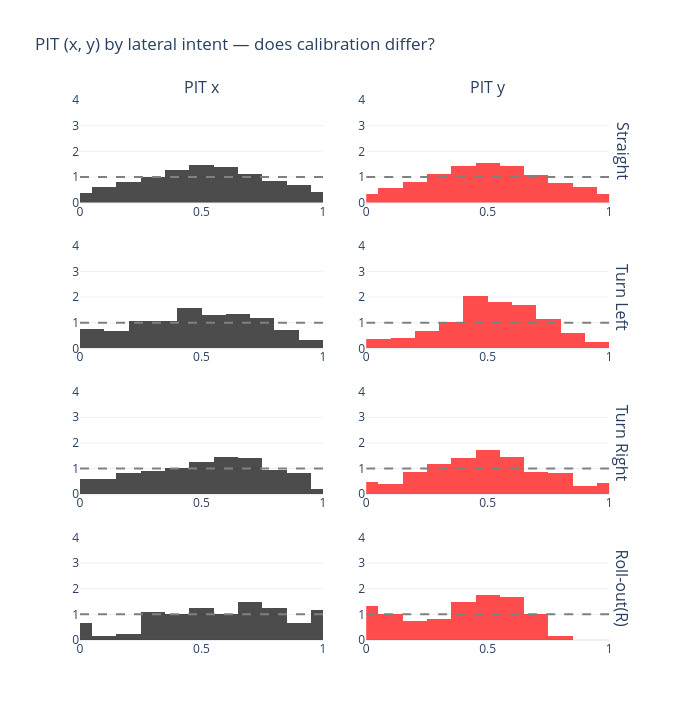

Notebook code for this chart:
### Markdown cell above
## PIT by intent category

The key question: does calibration differ by intent?
Level/Straight should be tighter. Turning should be wider.

### Code cell
from collections import Counter

# Group by main vertical/lateral category
v_phase = intent_labels // 5
l_phase = intent_labels % 5

# Lateral grouping (most interesting for xy calibration)
lat_names = {0: "Straight", 1: "Turn Left", 2: "Turn Right", 3: "Roll-out(L)", 4: "Roll-out(R)"}
lat_groups = {}
for lp in range(5):
    mask = l_phase == lp
    if mask.sum() >= 10:
        lat_groups[lat_names[lp]] = mask

fig = make_subplots(rows=len(lat_groups), cols=2, horizontal_spacing=0.08, vertical_spacing=0.08,
                    row_titles=list(lat_groups.keys()),
                    column_titles=["PIT x", "PIT y"])

for ri, (name, mask) in enumerate(lat_groups.items()):
    for d in range(2):
        u = pits[mask, :, d].ravel()
        fig.add_trace(go.Histogram(
            x=u, nbinsx=15, histnorm="probability density",
            marker=dict(color=axis_colors[d]), opacity=0.7, showlegend=False,
        ), row=ri+1, col=d+1)
        fig.add_trace(go.Scatter(
            x=[0,1], y=[1,1], mode="lines",
            line=dict(dash="dash", color="gray"), showlegend=False,
        ), row=ri+1, col=d+1)
        fig.update_xaxes(range=[0,1], row=ri+1, col=d+1)
        fig.update_yaxes(range=[0,4], row=ri+1, col=d+1)

fig.update_layout(height=180*len(lat_groups), width=700, template="plotly_white",
                  title="PIT (x, y) by lateral intent — does calibration differ?")
fig.show()

### Figure 1 — Plotly figure (JSON) as saved in the notebook; plotly's stock layout.template omitted (floating-point values rounded to 4 significant figures; data arrays with more than 128 entries replaced by an {"elided": "..."} marker saying what was removed)
{"data": [{"histnorm": "probability density", "marker": {"color": "black"}, "nbinsx": 15, "opacity": 0.7, "showlegend": false, "type": "histogram", "x": {"elided": "22032 float values"}, "xaxis": "x", "yaxis": "y"}, {"line": {"color": "gray", "dash": "dash"}, "mode": "lines", "showlegend": false, "type": "scatter", "x": [0, 1], "xaxis": "x", "y": [1, 1], "yaxis": "y"}, {"histnorm": "probability density", "marker": {"color": "red"}, "nbinsx": 15, "opacity": 0.7, "showlegend": false, "type": "histogram", "x": {"elided": "22032 float values"}, "xaxis": "x2", "yaxis": "y2"}, {"line": {"color": "gray", "dash": "dash"}, "mode": "lines", "showlegend": false, "type": "scatter", "x": [0, 1], "xaxis": "x2", "y": [1, 1], "yaxis": "y2"}, {"histnorm": "probability density", "marker": {"color": "black"}, "nbinsx": 15, "opacity": 0.7, "showlegend": false, "type": "histogram", "x": {"elided": "876 float values"}, "xaxis": "x3", "yaxis": "y3"}, {"line": {"color": "gray", "dash": "dash"}, "mode": "lines", "showlegend": false, "type": "scatter", "x": [0, 1], "xaxis": "x3", "y": [1, 1], "yaxis": "y3"}, {"histnorm": "probability density", "marker": {"color": "red"}, "nbinsx": 15, "opacity": 0.7, "showlegend": false, "type": "histogram", "x": {"elided": "876 float values"}, "xaxis": "x4", "yaxis": "y4"}, {"line": {"color": "gray", "dash": "dash"}, "mode": "lines", "showlegend": false, "type": "scatter", "x": [0, 1], "xaxis": "x4", "y": [1, 1], "yaxis": "y4"}, {"histnorm": "probability density", "marker": {"color": "black"}, "nbinsx": 15, "opacity": 0.7, "showlegend": false, "type": "histogram", "x": {"elided": "864 float values"}, "xaxis": "x5", "yaxis": "y5"}, {"line": {"color": "gray", "dash": "dash"}, "mode": "lines", "showlegend": false, "type": "scatter", "x": [0, 1], "xaxis": "x5", "y": [1, 1], "yaxis": "y5"}, {"histnorm": "probability density", "marker": {"color": "red"}, "nbinsx": 15, "opacity": 0.7, "showlegend": false, "type": "histogram", "x": {"elided": "864 float values"}, "xaxis": "x6", "yaxis": "y6"}, {"line": {"color": "gray", "dash": "dash"}, "mode": "lines", "showlegend": false, "type": "scatter", "x": [0, 1], "xaxis": "x6", "y": [1, 1], "yaxis": "y6"}, {"histnorm": "probability density", "marker": {"color": "black"}, "nbinsx": 15, "opacity": 0.7, "showlegend": false, "type": "histogram", "x": [0.6066, 0.8451, 0.9803, 0.9716, 0.9513, 0.938, 0.9022, 0.8883, 0.909, 0.8606, 0.9086, 0.9055, 0.2806, 0.5275, 0.7036, 0.7055, 0.7582, 0.764, 0.6754, 0.7544, 0.7859, 0.7641, 0.8123, 0.8837, 0.4914, 0.3768, 0.2782, 0.06033, 0.006581, 0.006492, 0.01336, 0.00845, 0.002677, 0.00659, 0.0005284, 0.005082, 0.7728, 0.971, 0.9931, 0.9913, 0.9963, 0.9853, 0.9916, 0.9917, 0.9882, 0.9958, 0.9909, 0.9911, 0.4889, 0.4995, 0.3357, 0.3602, 0.5051, 0.4517, 0.461, 0.4163, 0.4021, 0.323, 0.3323, 0.1956, 0.2602, 0.1127, 0.4506, 0.3514, 0.3027, 0.4818, 0.4182, 0.4813, 0.5421, 0.6264, 0.6467, 0.5563, 0.2332, 0.4189, 0.4761, 0.6055, 0.7258, 0.8139, 0.8237, 0.8301, 0.8115, 0.763, 0.7456, 0.747, 0.7199, 0.5566, 0.443, 0.5914, 0.5103, 0.6272, 0.5991, 0.6825, 0.7224, 0.6216, 0.6862, 0.7844, 0.2127, 0.3244, 0.3495, 0.4567, 0.3526, 0.3557, 0.404, 0.3041, 0.3829, 0.4614, 0.3386, 0.3494, 0.3265, 0.6001, 0.6782, 0.6092, 0.6562, 0.7255, 0.7656, 0.7317, 0.6928, 0.6842, 0.6705, 0.6729], "xaxis": "x7", "yaxis": "y7"}, {"line": {"color": "gray", "dash": "dash"}, "mode": "lines", "showlegend": false, "type": "scatter", "x": [0, 1], "xaxis": "x7", "y": [1, 1], "yaxis": "y7"}, {"histnorm": "probability density", "marker": {"color": "red"}, "nbinsx": 15, "opacity": 0.7, "showlegend": false, "type": "histogram", "x": [0.4515, 0.2716, 0.09323, 0.01473, 0.1051, 0.07779, 0.09789, 0.1324, 0.06662, 0.12, 0.09322, 0.08105, 0.8426, 0.6606, 0.6924, 0.6028, 0.5873, 0.5303, 0.568, 0.5652, 0.5492, 0.5199, 0.2054, 0.4061, 0.4457, 0.3824, 0.3997, 0.2933, 0.1718, 0.2744, 0.08835, 0.0304, 0.011, 0.00304, 0.002395, 0.01232, 0.2399, 0.07539, 1.015e-05, 0.005148, 0.01238, 0.01463, 0.001634, 0.004051, 0.01044, 0.006295, 0.00218, 0.008899, 0.523, 0.4954, 0.3507, 0.3793, 0.5004, 0.4285, 0.4776, 0.4701, 0.3877, 0.3669, 0.3362, 0.1698, 0.2556, 0.1021, 0.4565, 0.3298, 0.2948, 0.4538, 0.4122, 0.4702, 0.5267, 0.616, 0.6229, 0.5821, 0.6359, 0.7469, 0.6876, 0.5429, 0.4899, 0.3418, 0.3228, 0.2035, 0.191, 0.2235, 0.1732, 0.1857, 0.2928, 0.4731, 0.6212, 0.4914, 0.5081, 0.4208, 0.4805, 0.3868, 0.356, 0.4133, 0.4085, 0.3671, 0.7837, 0.6419, 0.6199, 0.5295, 0.6217, 0.6209, 0.5589, 0.6812, 0.5909, 0.5122, 0.5869, 0.6229, 0.3685, 0.409, 0.5752, 0.5597, 0.6178, 0.6937, 0.6679, 0.7309, 0.6597, 0.6926, 0.7174, 0.6812], "xaxis": "x8", "yaxis": "y8"}, {"line": {"color": "gray", "dash": "dash"}, "mode": "lines", "showlegend": false, "type": "scatter", "x": [0, 1], "xaxis": "x8", "y": [1, 1], "yaxis": "y8"}], "layout": {"annotations": [{"font": {"size": 16}, "showarrow": false, "text": "PIT x", "x": 0.225, "xanchor": "center", "xref": "paper", "y": 1, "yanchor": "bottom", "yref": "paper"}, {"font": {"size": 16}, "showarrow": false, "text": "PIT y", "x": 0.755, "xanchor": "center", "xref": "paper", "y": 1, "yanchor": "bottom", "yref": "paper"}, {"font": {"size": 16}, "showarrow": false, "text": "Straight", "textangle": 90, "x": 0.98, "xanchor": "left", "xref": "paper", "y": 0.905, "yanchor": "middle", "yref": "paper"}, {"font": {"size": 16}, "showarrow": false, "text": "Turn Left", "textangle": 90, "x": 0.98, "xanchor": "left", "xref": "paper", "y": 0.635, "yanchor": "middle", "yref": "paper"}, {"font": {"size": 16}, "showarrow": false, "text": "Turn Right", "textangle": 90, "x": 0.98, "xanchor": "left", "xref": "paper", "y": 0.365, "yanchor": "middle", "yref": "paper"}, {"font": {"size": 16}, "showarrow": false, "text": "Roll-out(R)", "textangle": 90, "x": 0.98, "xanchor": "left", "xref": "paper", "y": 0.095, "yanchor": "middle", "yref": "paper"}], "height": 720, "title": {"text": "PIT (x, y) by lateral intent — does calibration differ?"}, "width": 700, "xaxis": {"anchor": "y", "domain": [0, 0.45], "range": [0, 1]}, "xaxis2": {"anchor": "y2", "domain": [0.53, 0.98], "range": [0, 1]}, "xaxis3": {"anchor": "y3", "domain": [0, 0.45], "range": [0, 1]}, "xaxis4": {"anchor": "y4", "domain": [0.53, 0.98], "range": [0, 1]}, "xaxis5": {"anchor": "y5", "domain": [0, 0.45], "range": [0, 1]}, "xaxis6": {"anchor": "y6", "domain": [0.53, 0.98], "range": [0, 1]}, "xaxis7": {"anchor": "y7", "domain": [0, 0.45], "range": [0, 1]}, "xaxis8": {"anchor": "y8", "domain": [0.53, 0.98], "range": [0, 1]}, "yaxis": {"anchor": "x", "domain": [0.81, 1], "range": [0, 4]}, "yaxis2": {"anchor": "x2", "domain": [0.81, 1], "range": [0, 4]}, "yaxis3": {"anchor": "x3", "domain": [0.54, 0.73], "range": [0, 4]}, "yaxis4": {"anchor": "x4", "domain": [0.54, 0.73], "range": [0, 4]}, "yaxis5": {"anchor": "x5", "domain": [0.27, 0.46], "range": [0, 4]}, "yaxis6": {"anchor": "x6", "domain": [0.27, 0.46], "range": [0, 4]}, "yaxis7": {"anchor": "x7", "domain": [0, 0.19], "range": [0, 4]}, "yaxis8": {"anchor": "x8", "domain": [0, 0.19], "range": [0, 4]}}}
